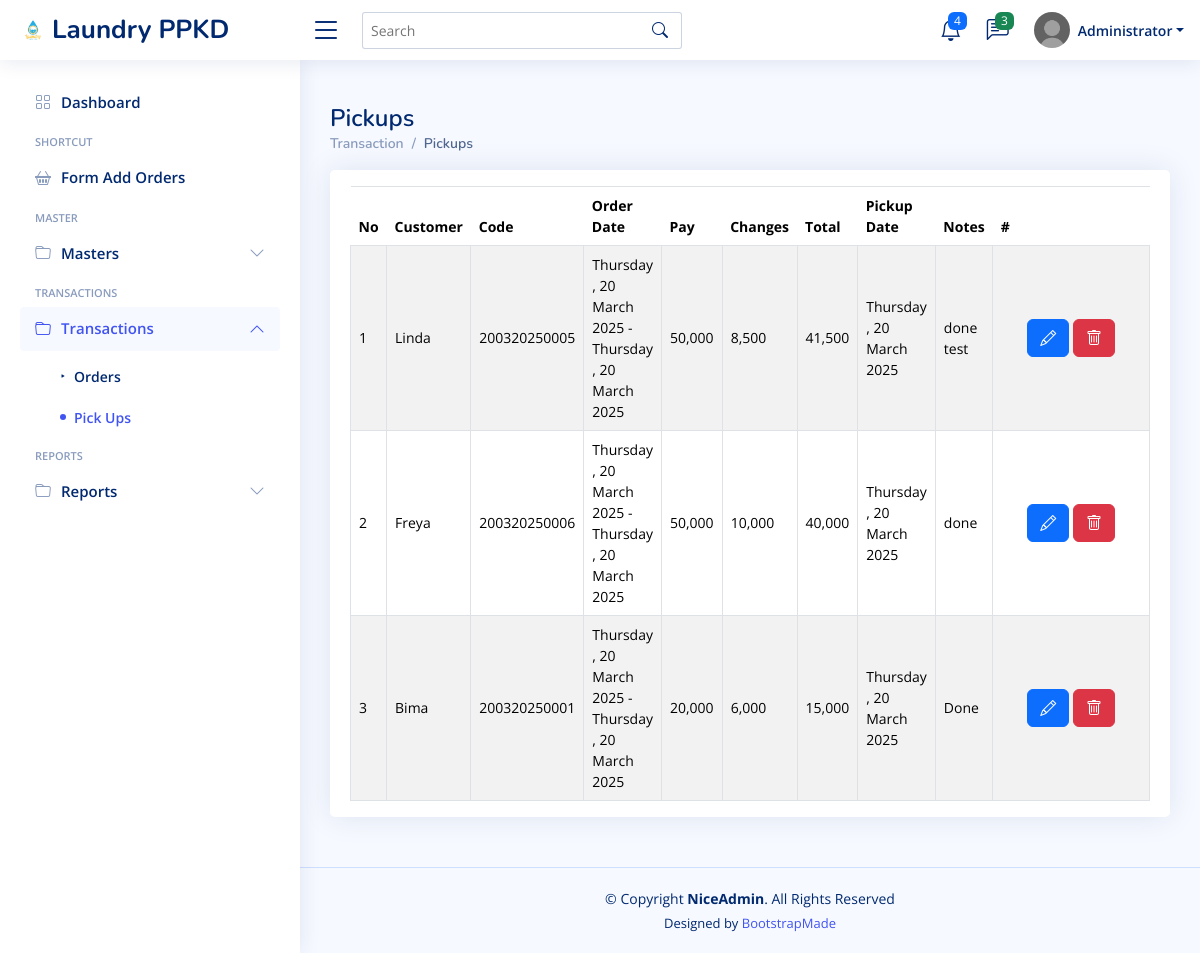
Page /home.php?page=pickups (signed in) on the committed database.
### tables this page shows
CREATE TABLE `tx_pickups` (
  `id` int(11) NOT NULL,
  `customers_id` int(11) NOT NULL,
  `orders_id` int(11) NOT NULL,
  `date` date NOT NULL,
  `notes` text NOT NULL,
  `status` int(11) NOT NULL,
  `created_at` timestamp NOT NULL DEFAULT current_timestamp(),
  `updated_at` timestamp NULL DEFAULT NULL ON UPDATE current_timestamp(),
  `deleted_at` datetime DEFAULT NULL
);

CREATE TABLE `customers` (
  `id` int(11) NOT NULL,
  `name` varchar(255) NOT NULL,
  `phone` varchar(15) NOT NULL,
  `address` text NOT NULL,
  `status` int(11) NOT NULL,
  `created_at` timestamp NOT NULL DEFAULT current_timestamp(),
  `updated_at` timestamp NULL DEFAULT NULL ON UPDATE current_timestamp(),
  `deleted_at` datetime DEFAULT NULL
);

CREATE TABLE `tx_orders` (
  `id` int(11) NOT NULL,
  `customers_id` int(11) NOT NULL,
  `code` varchar(50) NOT NULL,
  `date` date NOT NULL,
  `end_date` date NOT NULL,
  `pay` int(11) NOT NULL,
  `changes` int(11) NOT NULL,
  `total` int(11) NOT NULL,
  `status` int(11) NOT NULL,
  `created_at` timestamp NOT NULL DEFAULT current_timestamp(),
  `updated_at` timestamp NULL DEFAULT NULL ON UPDATE current_timestamp(),
  `deleted_at` datetime DEFAULT NULL
);

### view/pickups.php (the view, shortened to what this page needs)
<?php
$getdata = mysqli_query($conn, "SELECT c.*,b.name customername,DATE_FORMAT(c.date, '%W , %d %M %Y') dates
                                        ,DATE_FORMAT(a.date, '%W , %d %M %Y') pickupdate
                                        ,DATE_FORMAT(c.end_date, '%W , %d %M %Y') end_dates
                                        ,a.notes pickupnote ,a.date pickdate
                                         from tx_pickups a
                                         left join customers b on a.customers_id=b.id
                                         left join tx_orders c on a.orders_id=c.id
                                         where a.deleted_at is null
                                         order by a.id desc");
$numdata = mysqli_num_rows($getdata);
?>
<main id="main" class="main">
    <div class="pagetitle">
        <h1>Pickups</h1>
        <nav>
            <ol class="breadcrumb">
                <li class="breadcrumb-item"><a href="#">Transaction</a></li>
                <li class="breadcrumb-item active">Pickups</li>
            </ol>
        </nav>
    </div>
    <section class="section dashboard">
        <div class="row">
            <?php if (!isset($_GET['form'])) { ?>
                <div class="col-12">
                    <div class="card top-selling overflow-auto effectup">
                        <div class="card-body pb-0">
                            <table class="table table-striped table-bordered datatable mt-3">
                                <thead>
                                    <tr>
                                        <th>No</th>
                                        <th>Customer</th>
                                        <th>Code</th>
                                        <th>Order Date</th>
                                        <th>Pay</th>
                                        <th>Changes</th>
                                        <th>Total</th>
                                        <th>Pickup Date</th>
                                        <th>Notes</th>
                                        <th>#</th>
                                    </tr>
                                </thead>
                                <tbody>
                                    <?php if ($numdata > 0) {
                                        $i = 1;
                                    ?>
                                        <?php while ($rows = mysqli_fetch_assoc($getdata)) { ?>
                                            <tr>
                                                <td><?= $i++; ?></td>
                                                <td><?= $rows['customername']; ?></td>
                                                <td><?= $rows['code']; ?></td>
                                                <td><?= $rows['dates']; ?> - <?= $rows['end_dates']; ?></td>
                                                <td><?= number_format($rows['pay']); ?></td>
                                                <td><?= number_format($rows['changes']); ?></td>
                                                <td><?= number_format($rows['total']); ?></td>
                                                <td><?= $rows['pickupdate']; ?></td>
                                                <td><?= $rows['pickupnote']; ?></td>
                                                <td class="text-center" style="width:20%;">
                                                    <a href="<?= $links_path; ?>&form=edit&tid=<?= base64_encode($rows['id']); ?>" class="btn btn-primary"><i class="bi bi-pencil"></i></a>
                                                    <a href="#" id="delete_<?= $rows['id']; ?>" tid="<?= $rows['id']; ?>" tipe="tx_pickups" class="btn btn-danger"><i class="bi bi-trash"></i></a>
                                                </td>
                                            </tr>
                                        <?php } ?>
                                    <?php } else { ?>
                                        <tr>
                                            <td colspan="6">No Data Entry</td>
                                        </tr>
                                    <?php } ?>
                                </tbody>
                            </table>
                        </div>
                    </div>
                </div>
            <?php } ?>
        </div>
    </section>
</main>

### assets/adminlte/assets/css/style.css (style rules this page uses)
:root { scroll-behavior: smooth; }
body { font-family: "Open Sans", sans-serif; background: #f6f9ff; color: #444444; }
a { color: #4154f1; text-decoration: none; }
h1, h2, h3, h4, h5, h6 { font-family: "Nunito", sans-serif; }
#main { margin-top: 60px; padding: 20px 30px; transition: all 0.3s; }
.pagetitle { margin-bottom: 10px; }
.pagetitle h1 { font-size: 24px; margin-bottom: 0; font-weight: 600; color: #012970; }
.card { margin-bottom: 30px; border: none; border-radius: 5px; box-shadow: 0px 0 30px rgba(1, 41, 112, 0.1); }
.card-body { padding: 0 20px 20px 20px; }
.breadcrumb { font-size: 14px; font-family: "Nunito", sans-serif; color: #899bbd; font-weight: 600; }
.breadcrumb a { color: #899bbd; transition: 0.3s; }
.breadcrumb .breadcrumb-item::before { color: #899bbd; }
.breadcrumb .active { color: #51678f; font-weight: 600; }
@media (min-width: 1200px) { #main, #footer { margin-left: 300px; } }
.dashboard .top-selling { font-size: 14px; }
.dashboard .top-selling .table thead { background: #f6f6fe; }
.dashboard .top-selling .table thead th { border: 0; }
.dashboard .top-selling .table tbody td { vertical-align: middle; }

### rows in the picture
tx_pickups: customers.name "Linda", tx_orders.code "200320250005", dates "Thursday , 20 March 2025", end_dates "Thursday , 20 March 2025", tx_orders.pay "50,000", tx_orders.changes "8,500", tx_orders.total "41,500", pickupdate "Thursday , 20 March 2025", notes "done test"
tx_pickups: customers.name "Freya", tx_orders.code "200320250006", dates "Thursday , 20 March 2025", end_dates "Thursday , 20 March 2025", tx_orders.pay "50,000", tx_orders.changes "10,000", tx_orders.total "40,000", pickupdate "Thursday , 20 March 2025", notes "done"
tx_pickups: customers.name "Bima", tx_orders.code "200320250001", dates "Thursday , 20 March 2025", end_dates "Thursday , 20 March 2025", tx_orders.pay "20,000", tx_orders.changes "6,000", tx_orders.total "15,000", pickupdate "Thursday , 20 March 2025", notes "Done"

### other values in the picture
$_SESSION['fullname'] "Administrator"
